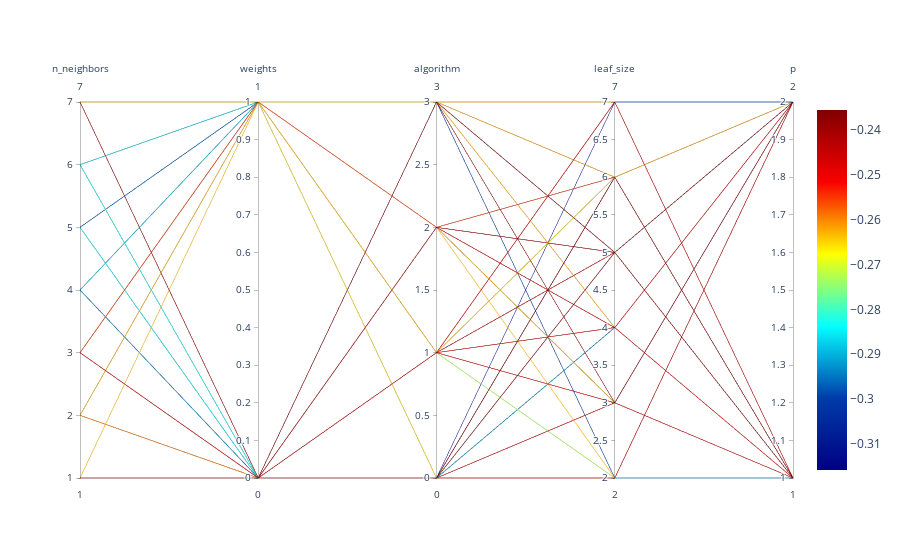

Notebook source saved alongside this figure:
### Markdown cell above
## Parallel Coordinates Plot

### Code cell
spot_tuner.parallel_plot()

### Figure 1 — Plotly figure (JSON) as saved in the notebook; plotly's stock layout.template omitted (floating-point values rounded to 4 significant figures)
{"data": [{"dimensions": [{"label": "n_neighbors", "range": [1, 7], "values": [2, 4, 5, 6, 3, 6, 2, 2, 7, 5, 6, 4, 5, 1, 4, 4, 7, 3, 2, 1, 3, 7, 3, 2, 1, 3, 7, 7, 4, 6, 1, 3, 5, 6, 5, 1, 2, 4, 4, 7, 2, 7, 4, 3, 6, 5, 4, 2, 6, 6, 7, 1, 4, 2, 4, 2, 1, 4, 2, 6, 1, 7, 6, 4, 5, 6, 4, 4, 1, 3, 4, 4, 7, 2, 1, 2, 3, 3, 1, 5, 5, 6, 2, 2, 5, 6, 5, 5, 4, 4, 3, 6, 2, 1, 2, 1, 3, 7, 4, 5, 2, 4, 3, 3, 4, 5, 5, 7, 4, 4, 6, 2, 4, 2, 4, 4, 7, 3, 6]}, {"label": "weights", "range": [0, 1], "values": [0, 0, 1, 0, 1, 1, 0, 1, 1, 1, 0, 0, 0, 1, 0, 1, 1, 0, 0, 1, 0, 1, 1, 1, 0, 0, 1, 0, 1, 1, 0, 0, 0, 1, 0, 0, 0, 0, 0, 1, 1, 1, 0, 1, 0, 1, 0, 0, 0, 0, 0, 0, 0, 1, 1, 1, 0, 0, 0, 1, 0, 0, 0, 0, 1, 0, 1, 1, 0, 0, 1, 1, 1, 1, 0, 0, 0, 0, 0, 1, 1, 1, 1, 1, 1, 1, 1, 1, 1, 1, 0, 1, 1, 0, 0, 0, 1, 1, 1, 0, 1, 1, 1, 0, 1, 1, 1, 0, 0, 0, 0, 1, 1, 1, 1, 1, 1, 1, 1]}, {"label": "algorithm", "range": [0, 3], "values": [0, 2, 1, 2, 1, 2, 3, 2, 2, 3, 0, 1, 1, 1, 3, 0, 0, 0, 3, 2, 1, 0, 0, 2, 1, 1, 2, 1, 1, 3, 3, 2, 2, 3, 2, 1, 2, 2, 2, 1, 1, 2, 1, 1, 1, 1, 2, 0, 1, 1, 2, 0, 3, 0, 1, 3, 0, 1, 2, 2, 1, 0, 2, 0, 1, 0, 2, 0, 3, 3, 1, 1, 1, 1, 1, 3, 3, 3, 2, 1, 3, 2, 1, 0, 0, 2, 0, 0, 2, 2, 2, 3, 0, 2, 1, 1, 1, 0, 0, 1, 1, 1, 0, 0, 2, 0, 3, 0, 3, 1, 3, 2, 3, 0, 2, 1, 1, 2, 1]}, {"label": "leaf_size", "range": [2, 7], "values": [5, 4, 7, 3, 4, 5, 5, 6, 2, 4, 4, 5, 3, 5, 7, 2, 6, 6, 6, 3, 3, 7, 6, 5, 4, 4, 3, 5, 4, 4, 3, 6, 4, 7, 6, 4, 6, 4, 6, 3, 3, 6, 2, 6, 6, 3, 3, 2, 6, 5, 5, 5, 7, 3, 4, 3, 6, 6, 4, 6, 7, 3, 5, 3, 5, 4, 3, 4, 5, 7, 6, 7, 5, 2, 4, 4, 6, 6, 4, 4, 2, 5, 6, 5, 4, 4, 3, 2, 4, 3, 5, 2, 3, 4, 4, 4, 2, 5, 4, 3, 5, 6, 6, 3, 5, 2, 2, 2, 5, 6, 5, 6, 6, 3, 3, 7, 5, 5, 5]}, {"label": "p", "range": [1, 2], "values": [2, 2, 2, 1, 2, 2, 2, 2, 2, 1, 1, 1, 1, 2, 2, 1, 1, 1, 2, 1, 1, 1, 1, 1, 1, 2, 2, 1, 2, 1, 2, 1, 2, 2, 2, 1, 1, 1, 1, 2, 2, 2, 1, 1, 1, 1, 2, 2, 1, 2, 2, 2, 2, 1, 1, 2, 1, 2, 1, 1, 1, 1, 2, 1, 1, 1, 2, 1, 1, 1, 2, 2, 1, 2, 2, 1, 1, 1, 1, 2, 2, 1, 2, 1, 1, 1, 1, 1, 2, 2, 2, 2, 1, 1, 2, 2, 2, 1, 2, 1, 1, 1, 1, 1, 1, 2, 1, 2, 1, 2, 2, 1, 1, 2, 1, 1, 1, 1, 2]}], "line": {"cmax": -0.2356, "cmin": -0.3158, "color": [-0.2619, -0.297, -0.297, -0.302, -0.2644, -0.3045, -0.2619, -0.2682, -0.2632, -0.307, -0.292, -0.302, -0.2857, -0.2644, -0.297, -0.2982, -0.312, -0.2619, -0.2619, -0.2632, -0.2506, -0.312, -0.2682, -0.2694, -0.2531, -0.2469, -0.2719, -0.2444, -0.2982, -0.2995, -0.2356, -0.2544, -0.2857, -0.3008, -0.2957, -0.2531, -0.2594, -0.297, -0.3008, -0.2732, -0.2707, -0.2644, -0.2945, -0.2669, -0.2845, -0.3033, -0.2982, -0.2619, -0.2845, -0.2907, -0.2406, -0.2356, -0.297, -0.2657, -0.2982, -0.2657, -0.2356, -0.3045, -0.2732, -0.307, -0.2469, -0.2469, -0.2957, -0.297, -0.3008, -0.292, -0.2895, -0.2982, -0.2356, -0.2619, -0.3158, -0.2982, -0.2982, -0.2732, -0.2531, -0.2619, -0.2619, -0.2619, -0.2481, -0.3083, -0.3045, -0.3108, -0.2657, -0.2657, -0.307, -0.292, -0.307, -0.307, -0.2957, -0.2895, -0.2481, -0.3008, -0.2657, -0.2481, -0.2732, -0.2531, -0.2782, -0.312, -0.2982, -0.2857, -0.2632, -0.3158, -0.2682, -0.2619, -0.3008, -0.3045, -0.307, -0.2469, -0.297, -0.3045, -0.292, -0.2682, -0.2982, -0.2657, -0.2895, -0.2982, -0.2982, -0.2556, -0.287], "colorscale": [[0, "rgb(0,0,131)"], [0.2, "rgb(0,60,170)"], [0.4, "rgb(5,255,255)"], [0.6, "rgb(255,255,0)"], [0.8, "rgb(250,0,0)"], [1, "rgb(128,0,0)"]], "showscale": true}, "type": "parcoords"}], "layout": {}}
